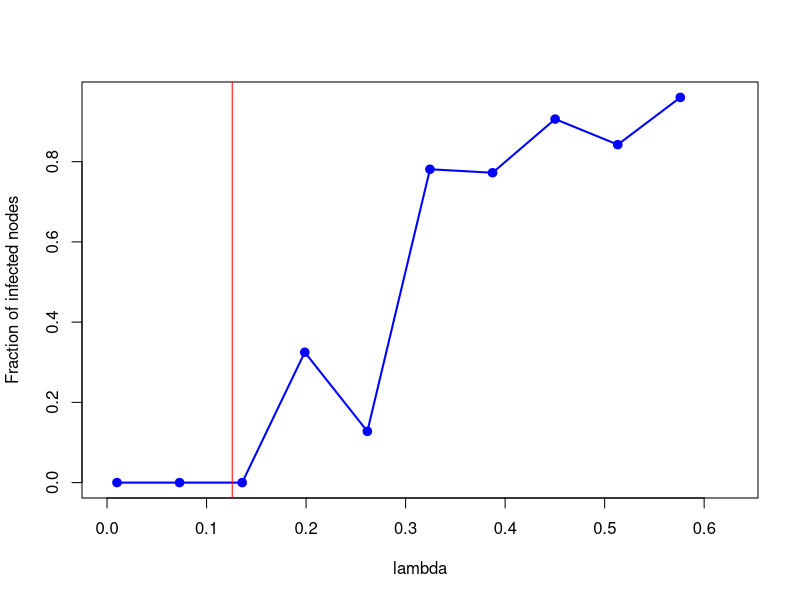

The R source for this figure:
closeAllConnections()
graphics.off()
rm(list=ls()) #clear all variables
set.seed(101) #start the random seed

# set the working directory
#setwd("~/Dropbox/0Programs/R/Networks/Epidemics")

library(igraph) # Load the igraph package
#get( getOption( "device" ) )()

#### MODEL PARAMETERS ####
N = 50; #number of nodes
av.dg = 6; #average degree
m = av.dg/2; # parameter of the BA model
q = 0.1 # rewiring probability in the WS model
p = av.dg/N # probability in the ER model

## MODELS ###
# BA network
G <- barabasi.game(N, m = av.dg/2, directed = FALSE)
str = "BA"
#G <- sample_pa(N, power = 1, m = av.dg/2)
# # ER network
#G <- erdos.renyi.game(N,p, type =c("gnp"))
#str = "ER"
# # WS network
#G <- sample_smallworld(dim=1,size=N, nei = av.dg/2, p = q)
#str = "WS"
# ###### READ FROM FILE ####
#net <- read.table("test-star.txt")
#G <- graph.data.frame(net, directed=FALSE)
#plot(G, layout=layout.kamada.kawai, vertex.color="green")

#G <- make_graph("Zachary") # you can use the Zachary karate club network to test

#### SIS MODEL ####
# states: S:0 I:1
## Parameters of the SIS model
Tmax = 80; # maximum number of iterations in the SIS model
mu = 1 # probability of recovering

A = as_adjacency_matrix(G) # get the adjacency matrix
x = eigen(A) # calculate the eigenvalues of A
lambda.max = max(x$values) # get the largest eigenvalue
lambda.c =  mu/lambda.max # critical lambda
lambda.max = 5*lambda.c # maximum value of lambda to perform the simulation. Remember lambda=beta/mu

rho = list()
vlambda = list()
dlambda = lambda.max/10 # length of lambda step

for(lambda in seq(0.01, lambda.max,dlambda)){
  beta = mu*lambda # probability of transmission
  #targetnodes = seq(1,10) # node that will be used as the seed nodes
  targetnodes = sample(1:N, size = 10, replace = FALSE) # node that will be used as the seed nodes
  Ninf = matrix(0,nrow = N, ncol = Tmax) # matrix that stores the number of infected nodes at each time step
  # Ninf[i,t] yields the number of infected nodes at time t when the infection starts on i
  for(i in targetnodes){
    # is the seed node
    vstates = matrix(0, nrow = N, ncol = 1)
    print(paste('seed:', i))
    vstates[i] = 1
    for(t in 1:Tmax){
      vinfected = which(vstates %in% 1)
      # try to recover all infected nodes at step (t+1)
      for(j in vinfected){
        if(runif(1,0,1) <= mu){
          vstates[j] = 0
        }
      }
      # try to infect all the neighbors of infected nodes at step t
      for(j in vinfected){
        ng = neighbors(G, j)
        for(k in ng){
          if(runif(1,0,1) < beta){
            if(vstates[k] == 0){# infect only susceptible nodes
              vstates[k] = 1
            } 
          }
        }
      }
      Ninf[i, t] = length(which(vstates %in% 1))/N # store the fraction of infected nodes at time t
      print(length(which(vstates %in% 1))/N)
    }
  }
  Ninf = Ninf[targetnodes,]
  rhoi = colMeans(Ninf) # average number if infected nodes from the result of each seed node
  t = seq(1,length(rhoi)) # time steps. Use if you want to plot rhoi for a given beta
  deltat = round(0.1*length(rhoi))
  mv = mean(rhoi[(length(rhoi)-deltat):length(rhoi)]) #mean value of rhoi considering the last deltat steps
  rho = append(rho, mv)
  vlambda = append(vlambda, lambda)
}
rho = unlist(rho)
vlambda = unlist(vlambda)

plot(vlambda, rho, xlab = "lambda", ylab = "Fraction of infected nodes", 
     col = 'blue', lwd=2, xlim = c(0,lambda.max), pch = 21,  bg = "blue", type="o")
abline(v=lambda.c, col="red")



